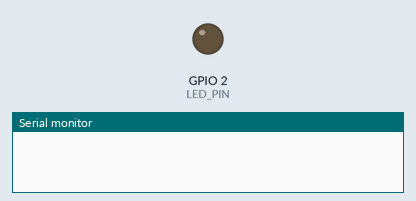
Simulated run of this sketch. Board: ESP8266 (NodeMCU). Parts: output pins drawn as LEDs (lit = HIGH), the last lines printed to the serial monitor. WiFi joins after 1.5 s; servers stay silent unless stated; web services answer with replies made up by the test bench; not simulated (calls return 0 or success): Secrets.h. At 5.6 s the program puts the board to deep sleep or switches it off; the recording ends there.

Above: at 0.1 s.
At 3.7 s:
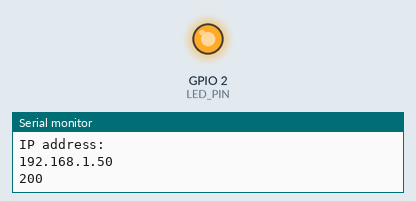
Timing chart, 0 to 5.6 s (numbered marks = the images above):
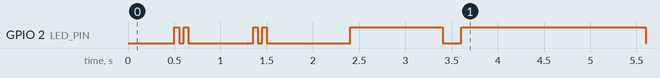

The sketch:

espbutton_lowpower.ino
```cpp
/**
* espbutton_lowpower.ino
*
* Created by: Ameer Dawood
*
*/
#include <Arduino.h>
#include <ESP8266WiFi.h>
#include <ESP8266HTTPClient.h>
#include "Secrets.h"

/* Secrets.h file should contain data as below: */
#ifndef WIFI_SSID
#define WIFI_SSID "xxxxxxxxxx"
#define WIFI_PASSWORD "xxxxxxxxxx"
#define IFTTT_URL "http://maker.ifttt.com/trigger/button_pressed/with/key/xxxxxxxxxxxxxxxxxxxxxx"
#endif

#define LED_PIN 2

void setupWifi(void);
bool postToIfttt(void);

void setup() {
  Serial.begin(115200);
  pinMode(LED_PIN, OUTPUT);
  digitalWrite(LED_PIN, LOW);
  setupWifi();

  if (postToIfttt()) {
    digitalWrite(LED_PIN, HIGH);
  }

  delay(2000);
  digitalWrite(LED_PIN, LOW);
  ESP.deepSleep(0); // Enter deep sleep. Sleep forever.
  while(1) {
    __asm__("nop");
  }
}

void loop() {
}

bool postToIfttt() {
  HTTPClient http;
  uint httpCode;
  http.begin(IFTTT_URL);
  httpCode = http.GET();
  http.end();
  if (httpCode == 200) {
    Serial.println(httpCode);
    return true;
  } else {
    Serial.println(httpCode);
    return false;
  }
}

void setupWifi() {
  WiFi.begin(WIFI_SSID, WIFI_PASSWORD);
  while (WiFi.status() != WL_CONNECTED) {
    delay(500);
    Serial.print(".");
    digitalWrite(LED_PIN, HIGH);
    delay(50);
    digitalWrite(LED_PIN, LOW);
    delay(50);
    digitalWrite(LED_PIN, HIGH);
    delay(50);
    digitalWrite(LED_PIN, LOW);
    delay(200);
  }
  Serial.println("");
  Serial.println("WiFi connected");
  Serial.println("IP address: ");
  Serial.println(WiFi.localIP());
  delay(700);
  digitalWrite(LED_PIN, HIGH);
  delay(1000);
  digitalWrite(LED_PIN, LOW);
}
```
